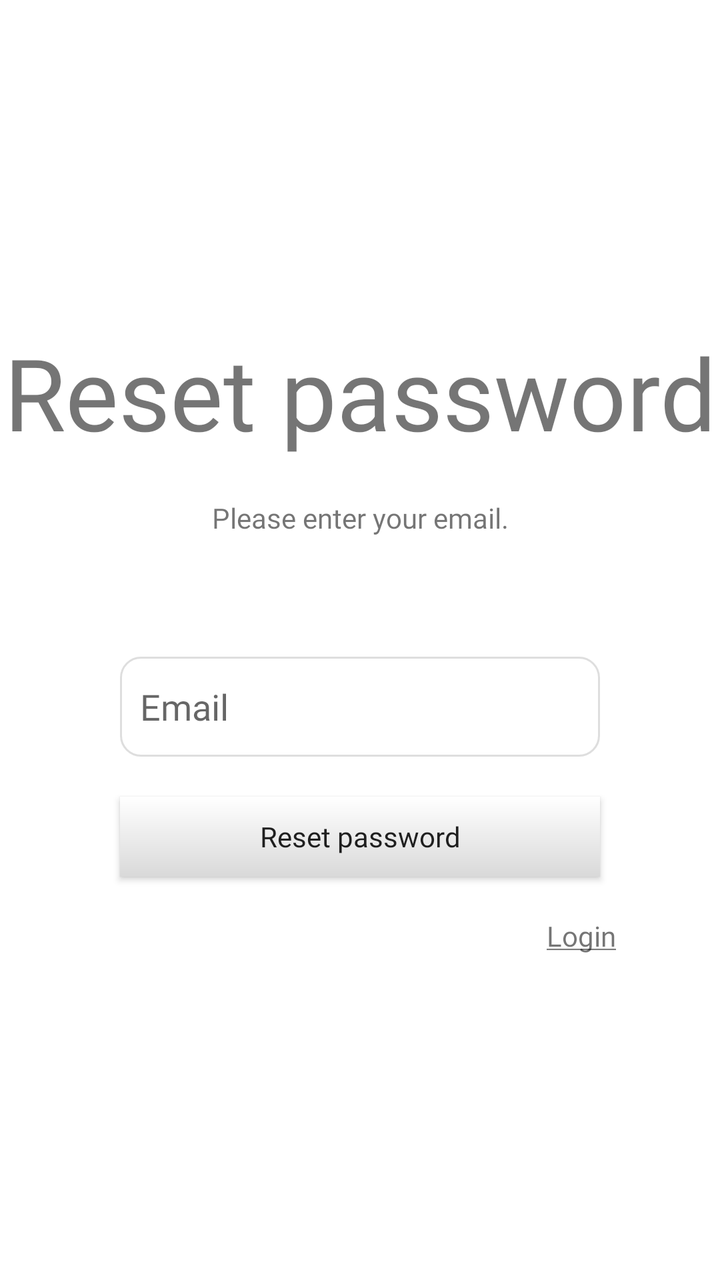
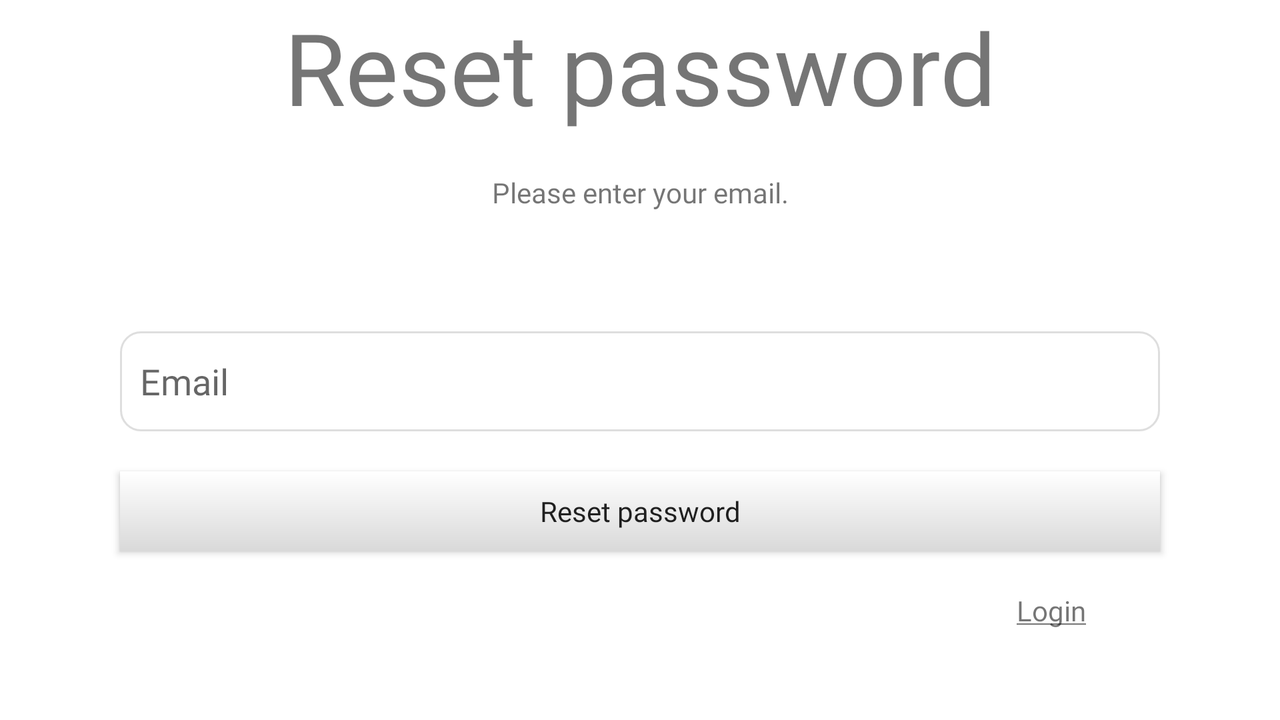

An Android layout and its configuration variant, each rendered on a device that would load it. The default file and the variant file are quoted in full after the pictures.
<!-- AndroidManifest.xml: application theme Theme.MyDiary -->
<!-- res/layout/activity_forgot_passowrd.xml -->
<?xml version="1.0" encoding="utf-8"?>
<androidx.constraintlayout.widget.ConstraintLayout xmlns:android="http://schemas.android.com/apk/res/android"
    xmlns:app="http://schemas.android.com/apk/res-auto"
    xmlns:tools="http://schemas.android.com/tools"
    android:layout_width="match_parent"
    android:layout_height="match_parent"
    tools:context=".Activities.ForgotPasswordActivity">

    <TextView
        android:id="@+id/titleFrogotPasswordTV"
        android:layout_width="wrap_content"
        android:layout_height="wrap_content"
        android:layout_marginBottom="20dp"
        android:fontFamily="@font/lato_light"
        android:text="@string/resetPassword"
        android:textSize="50sp"
        app:layout_constraintBottom_toTopOf="@+id/textForgotPasswordTV"
        app:layout_constraintEnd_toEndOf="parent"
        app:layout_constraintStart_toStartOf="parent"
        app:layout_constraintTop_toTopOf="parent"
        app:layout_constraintVertical_chainStyle="packed" />

    <TextView
        android:id="@+id/textForgotPasswordTV"
        android:layout_width="wrap_content"
        android:layout_height="wrap_content"
        android:layout_marginBottom="60dp"
        android:fontFamily="@font/lato"
        android:text="@string/guidTextForgotPassword"
        app:layout_constraintBottom_toTopOf="@+id/emailForgotPasswordET"
        app:layout_constraintEnd_toEndOf="parent"
        app:layout_constraintStart_toStartOf="parent"
        app:layout_constraintTop_toBottomOf="@+id/titleFrogotPasswordTV" />

    <EditText
        android:id="@+id/emailForgotPasswordET"
        android:layout_width="match_parent"
        android:layout_height="50dp"
        android:layout_marginHorizontal="60dp"
        android:layout_marginBottom="20dp"
        android:background="@drawable/custom_input"
        android:fontFamily="@font/lato_light"
        android:hint="@string/email"
        android:inputType="textPersonName"
        android:paddingStart="10dp"
        app:layout_constraintBottom_toTopOf="@+id/submitResetPasswordBtn"
        app:layout_constraintEnd_toEndOf="parent"
        app:layout_constraintStart_toStartOf="parent"
        app:layout_constraintTop_toBottomOf="@+id/textForgotPasswordTV" />

    <androidx.appcompat.widget.AppCompatButton
        android:id="@+id/submitResetPasswordBtn"
        android:layout_width="match_parent"
        android:layout_height="40dp"
        android:layout_marginHorizontal="60dp"
        android:layout_marginBottom="20dp"
        android:background="@drawable/custom_background"
        android:textAllCaps="false"
        android:fontFamily="@font/lato"
        android:text="@string/resetPassword"
        app:layout_constraintBottom_toTopOf="@+id/loginForgotPasswordTV"
        app:layout_constraintEnd_toEndOf="parent"
        app:layout_constraintStart_toStartOf="parent"
        app:layout_constraintTop_toBottomOf="@+id/emailForgotPasswordET" />

    <TextView
        android:id="@+id/loginForgotPasswordTV"
        android:layout_width="wrap_content"
        android:layout_height="wrap_content"
        android:fontFamily="@font/lato"
        android:gravity="right"
        android:text="@string/underlineLogin"
        app:layout_constraintHorizontal_bias="0.84"
        app:layout_constraintBottom_toBottomOf="parent"
        app:layout_constraintEnd_toEndOf="parent"
        app:layout_constraintStart_toStartOf="parent"
        app:layout_constraintTop_toBottomOf="@+id/submitResetPasswordBtn" />


</androidx.constraintlayout.widget.ConstraintLayout>
<!-- resources referenced by this layout -->
<resources>
  <!-- drawable custom_background (drawable) -->
  <?xml version="1.0" encoding="utf-8"?>
  <shape xmlns:android="http://schemas.android.com/apk/res/android" android:shape="rectangle">
      <gradient android:startColor="#FFFFFF" android:endColor="#D9D9D9" android:angle="-90"/>
  </shape>
  <!-- drawable custom_input (drawable) -->
  <?xml version="1.0" encoding="utf-8"?>
  <selector xmlns:android="http://schemas.android.com/apk/res/android">
      <item android:state_enabled="true" android:state_focused="true">
          <shape android:shape="rectangle">
              <solid android:color="@color/white"/>
              <corners android:radius="10dp"/>
              <stroke android:color="@color/black" android:width="1dp"/>
          </shape>
      </item>
      <item android:state_enabled="true" >
          <shape android:shape="rectangle">
              <solid android:color="@color/white"/>
              <corners android:radius="10dp"/>
              <stroke android:color="@color/light_gray" android:width="1dp"/>
          </shape>
      </item>
  </selector>
  <string name="email">Email</string>
  <string name="guidTextForgotPassword">Please enter your email.</string>
  <string name="resetPassword">Reset password</string>
  <string name="underlineLogin"><u>Login</u></string>
  <style name="Theme.MyDiary" parent="Theme.MaterialComponents.DayNight.NoActionBar">
          
          <item name="colorPrimary">@color/light_gray</item>
          <item name="colorPrimaryVariant">@color/light_gray</item>
          <item name="colorOnPrimary">@color/white</item>
          
          <item name="colorSecondary">@color/light_gray</item>
          <item name="colorSecondaryVariant">@color/light_gray</item>
          <item name="colorOnSecondary">@color/black</item>
          
          <item name="android:statusBarColor" tools:targetApi="l">?attr/colorPrimaryVariant</item>
          
      </style>
  <color name="white">#FFFFFFFF</color>
  <color name="black">#FF000000</color>
  <color name="light_gray">#DEDEDE</color>
</resources>
<!-- res/layout-land/activity_forgot_passowrd.xml (the repository's variant of the layout above) -->
<!-- drawn on the phone turned sideways -->
<?xml version="1.0" encoding="utf-8"?>
<ScrollView xmlns:android="http://schemas.android.com/apk/res/android"
    xmlns:app="http://schemas.android.com/apk/res-auto"
    xmlns:tools="http://schemas.android.com/tools"
    android:layout_width="match_parent"
    android:layout_height="match_parent"
    tools:context=".Activities.ForgotPasswordActivity">

    <androidx.constraintlayout.widget.ConstraintLayout
        android:layout_width="match_parent"
        android:layout_height="wrap_content">

    <TextView
        android:id="@+id/titleFrogotPasswordTV"
        android:layout_width="wrap_content"
        android:layout_height="wrap_content"
        android:layout_marginBottom="20dp"
        android:fontFamily="@font/lato_light"
        android:text="@string/resetPassword"
        android:textSize="50sp"
        app:layout_constraintBottom_toTopOf="@+id/textForgotPasswordTV"
        app:layout_constraintEnd_toEndOf="parent"
        app:layout_constraintStart_toStartOf="parent"
        app:layout_constraintTop_toTopOf="parent"
        app:layout_constraintVertical_chainStyle="packed" />

    <TextView
        android:id="@+id/textForgotPasswordTV"
        android:layout_width="wrap_content"
        android:layout_height="wrap_content"
        android:layout_marginBottom="60dp"
        android:fontFamily="@font/lato"
        android:text="@string/guidTextForgotPassword"
        app:layout_constraintBottom_toTopOf="@+id/emailForgotPasswordET"
        app:layout_constraintEnd_toEndOf="parent"
        app:layout_constraintStart_toStartOf="parent"
        app:layout_constraintTop_toBottomOf="@+id/titleFrogotPasswordTV" />

    <EditText
        android:id="@+id/emailForgotPasswordET"
        android:layout_width="match_parent"
        android:layout_height="50dp"
        android:layout_marginHorizontal="60dp"
        android:layout_marginBottom="20dp"
        android:background="@drawable/custom_input"
        android:fontFamily="@font/lato_light"
        android:hint="@string/email"
        android:inputType="textPersonName"
        android:paddingStart="10dp"
        app:layout_constraintBottom_toTopOf="@+id/submitResetPasswordBtn"
        app:layout_constraintEnd_toEndOf="parent"
        app:layout_constraintStart_toStartOf="parent"
        app:layout_constraintTop_toBottomOf="@+id/textForgotPasswordTV" />

    <androidx.appcompat.widget.AppCompatButton
        android:id="@+id/submitResetPasswordBtn"
        android:layout_width="match_parent"
        android:layout_height="40dp"
        android:layout_marginHorizontal="60dp"
        android:layout_marginBottom="20dp"
        android:background="@drawable/custom_background"
        android:textAllCaps="false"
        android:fontFamily="@font/lato"
        android:text="@string/resetPassword"
        app:layout_constraintBottom_toTopOf="@+id/loginForgotPasswordTV"
        app:layout_constraintEnd_toEndOf="parent"
        app:layout_constraintStart_toStartOf="parent"
        app:layout_constraintTop_toBottomOf="@+id/emailForgotPasswordET" />

    <TextView
        android:id="@+id/loginForgotPasswordTV"
        android:layout_width="wrap_content"
        android:layout_height="wrap_content"
        android:fontFamily="@font/lato"
        android:gravity="right"
        android:text="@string/underlineLogin"
        app:layout_constraintHorizontal_bias="0.84"
        app:layout_constraintBottom_toBottomOf="parent"
        app:layout_constraintEnd_toEndOf="parent"
        app:layout_constraintStart_toStartOf="parent"
        app:layout_constraintTop_toBottomOf="@+id/submitResetPasswordBtn"
        android:layout_marginBottom="20dp"/>


</androidx.constraintlayout.widget.ConstraintLayout>
</ScrollView>
